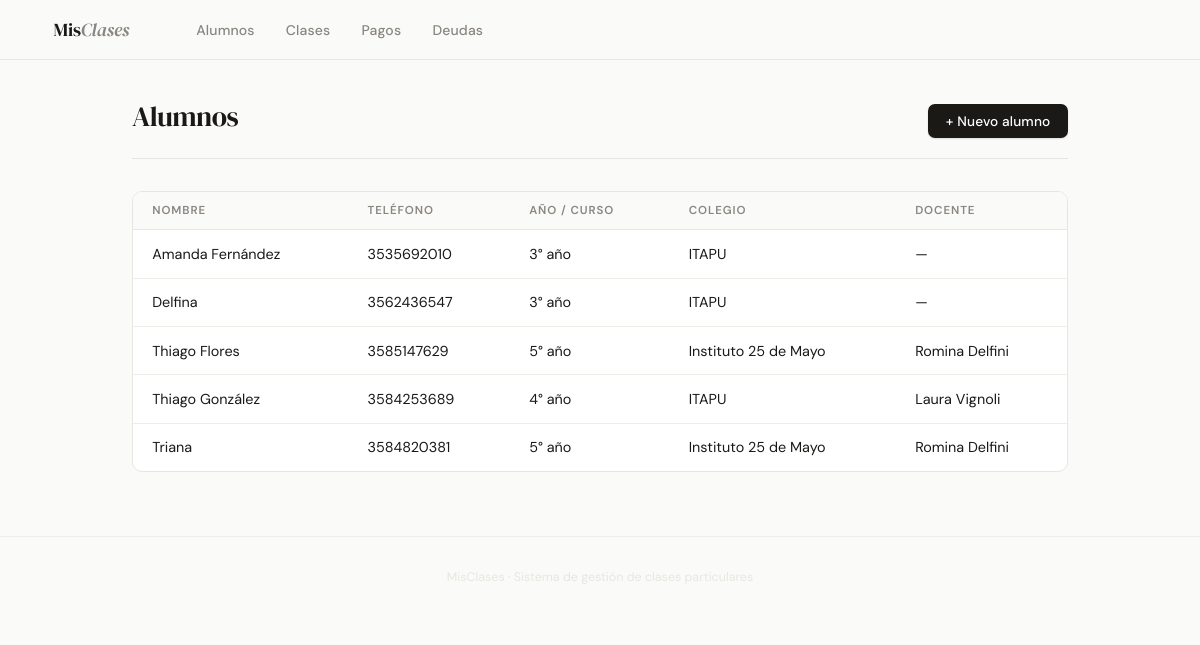
Page /alumnos on the earlier database version.
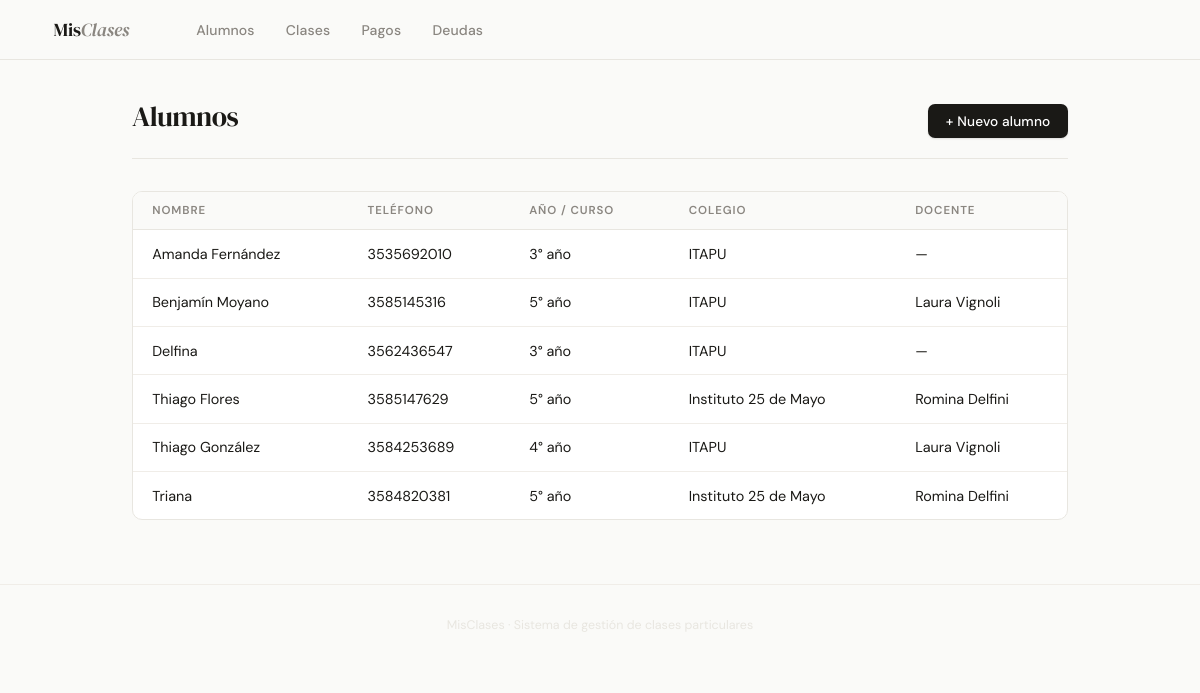
Same page on the later database version.
### tables this page shows
CREATE TABLE alumnos (
    id          INTEGER PRIMARY KEY AUTOINCREMENT,
    nombre      TEXT NOT NULL,
    telefono    TEXT,
    año_curso   TEXT,
    id_colegio  INTEGER REFERENCES colegios(id),
    id_docente  INTEGER REFERENCES docentes(id)
);

CREATE TABLE colegios (
    id     INTEGER PRIMARY KEY AUTOINCREMENT,
    nombre TEXT NOT NULL
);

CREATE TABLE docentes (
    id       INTEGER PRIMARY KEY AUTOINCREMENT,
    nombre   TEXT NOT NULL,
    telefono TEXT
);

### app.py (the view)
@app.route("/alumnos")
def alumnos():
    conn = get_db()
    lista = conn.execute("""
        SELECT a.id, a.nombre, a.telefono, a.año_curso,
               c.nombre AS colegio,
               d.nombre AS docente
        FROM alumnos a
        LEFT JOIN colegios c ON a.id_colegio = c.id
        LEFT JOIN docentes d ON a.id_docente = d.id
        ORDER BY a.nombre
    """).fetchall()
    conn.close()
    return render_template("alumnos.html", alumnos=lista)

### app.py (called while the page is built)
def get_db():
    conn = sqlite3.connect(DB)
    conn.row_factory = sqlite3.Row  # permite acceder a columnas por nombre
    conn.execute("PRAGMA foreign_keys = ON")
    return conn

### templates/alumnos.html (shortened to what this page needs)
{% extends "base.html" %}
{% block content %}
<div class="page-header">
    <h1>Alumnos</h1>
    <a href="/alumnos/nuevo" class="btn btn-primary">+ Nuevo alumno</a>
</div>
<div class="table-wrap">
    <table>
        <thead>
            <tr>
                <th>Nombre</th>
                <th>Teléfono</th>
                <th>Año / Curso</th>
                <th>Colegio</th>
                <th>Docente</th>
            </tr>
        </thead>
        <tbody>
            {% for a in alumnos %}
            <tr>
                <td>{{ a.nombre }}</td>
                <td>{{ a.telefono or "—" }}</td>
                <td>{{ a.año_curso or "—" }}</td>
                <td>{{ a.colegio or "—" }}</td>
                <td>{{ a.docente or "—" }}</td>
            </tr>
            {% else %}
            <tr class="empty-row">
                <td colspan="5">No hay alumnos cargados todavía.</td>
            </tr>
            {% endfor %}
        </tbody>
    </table>
</div>
{% endblock %}

Differences in the rows shown:
added alumnos: nombre "Benjamín Moyano", telefono "3585145316", año_curso "5° año", nombre "ITAPU", nombre "Laura Vignoli"
